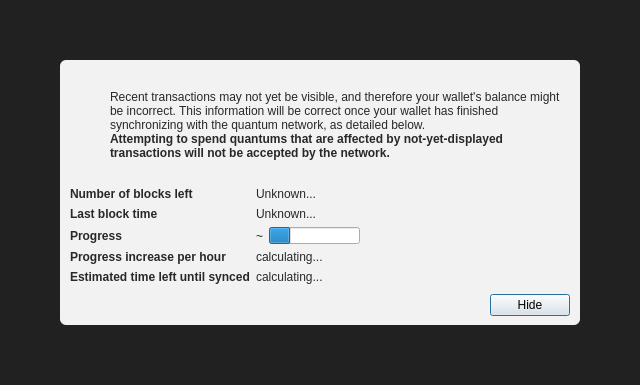
<?xml version="1.0" encoding="UTF-8"?>
<ui version="4.0">
 <class>ModalOverlay</class>
 <widget class="QWidget" name="ModalOverlay">
  <property name="geometry">
   <rect>
    <x>0</x>
    <y>0</y>
    <width>640</width>
    <height>385</height>
   </rect>
  </property>
  <property name="windowTitle">
   <string>Form</string>
  </property>
  <layout class="QVBoxLayout" name="verticalLayout" stretch="0">
   <property name="sizeConstraint">
    <enum>QLayout::SetDefaultConstraint</enum>
   </property>
   <property name="leftMargin">
    <number>0</number>
   </property>
   <property name="topMargin">
    <number>0</number>
   </property>
   <property name="rightMargin">
    <number>0</number>
   </property>
   <property name="bottomMargin">
    <number>0</number>
   </property>
   <item>
    <widget class="QWidget" name="bgWidget" native="true">
     <property name="styleSheet">
      <string notr="true">#bgWidget { background: rgba(0,0,0,220); }</string>
     </property>
     <layout class="QVBoxLayout" name="verticalLayoutMain" stretch="1">
      <property name="leftMargin">
       <number>60</number>
      </property>
      <property name="topMargin">
       <number>60</number>
      </property>
      <property name="rightMargin">
       <number>60</number>
      </property>
      <property name="bottomMargin">
       <number>60</number>
      </property>
      <item>
       <widget class="QWidget" name="contentWidget" native="true">
        <property name="styleSheet">
         <string notr="true">#contentWidget { background: rgba(255,255,255,240); border-radius: 6px; }

QLabel { color: rgb(40,40,40);  }</string>
        </property>
        <layout class="QVBoxLayout" name="verticalLayoutSub" stretch="1,0,0,0">
         <property name="spacing">
          <number>0</number>
         </property>
         <property name="leftMargin">
          <number>10</number>
         </property>
         <property name="topMargin">
          <number>10</number>
         </property>
         <property name="rightMargin">
          <number>10</number>
         </property>
         <property name="bottomMargin">
          <number>10</number>
         </property>
         <item>
          <layout class="QHBoxLayout" name="horizontalLayoutIconText" stretch="0,1">
           <property name="topMargin">
            <number>20</number>
           </property>
           <item>
            <layout class="QVBoxLayout" name="verticalLayoutIcon">
             <property name="leftMargin">
              <number>0</number>
             </property>
             <item>
              <widget class="QPushButton" name="warningIcon">
               <property name="enabled">
                <bool>false</bool>
               </property>
               <property name="text">
                <string/>
               </property>
               <property name="icon">
                <iconset>
                 <normaloff>:/icons/warning</normaloff>
                 <disabledoff>:/icons/warning</disabledoff>:/icons/warning</iconset>
               </property>
               <property name="iconSize">
                <size>
                 <width>48</width>
                 <height>48</height>
                </size>
               </property>
               <property name="flat">
                <bool>true</bool>
               </property>
              </widget>
             </item>
             <item>
              <spacer name="verticalSpacerWarningIcon">
               <property name="orientation">
                <enum>Qt::Vertical</enum>
               </property>
               <property name="sizeHint" stdset="0">
                <size>
                 <width>20</width>
                 <height>40</height>
                </size>
               </property>
              </spacer>
             </item>
            </layout>
           </item>
           <item>
            <layout class="QVBoxLayout" name="verticalLayoutInfoText">
             <property name="leftMargin">
              <number>0</number>
             </property>
             <property name="topMargin">
              <number>0</number>
             </property>
             <item>
              <widget class="QLabel" name="infoText">
               <property name="text">
                <string>Recent transactions may not yet be visible, and therefore your wallet's balance might be incorrect. This information will be correct once your wallet has finished synchronizing with the quantum network, as detailed below.</string>
               </property>
               <property name="textFormat">
                <enum>Qt::RichText</enum>
               </property>
               <property name="wordWrap">
                <bool>true</bool>
               </property>
              </widget>
             </item>
             <item>
              <widget class="QLabel" name="infoTextStrong">
               <property name="font">
                <font>
                 <weight>75</weight>
                 <bold>true</bold>
                </font>
               </property>
               <property name="text">
                <string>Attempting to spend quantums that are affected by not-yet-displayed transactions will not be accepted by the network.</string>
               </property>
               <property name="textFormat">
                <enum>Qt::RichText</enum>
               </property>
               <property name="wordWrap">
                <bool>true</bool>
               </property>
              </widget>
             </item>
             <item>
              <spacer name="verticalSpacerInTextSpace">
               <property name="orientation">
                <enum>Qt::Vertical</enum>
               </property>
               <property name="sizeHint" stdset="0">
                <size>
                 <width>20</width>
                 <height>40</height>
                </size>
               </property>
              </spacer>
             </item>
            </layout>
           </item>
          </layout>
         </item>
         <item>
          <spacer name="verticalSpacerAfterText">
           <property name="orientation">
            <enum>Qt::Vertical</enum>
           </property>
           <property name="sizeHint" stdset="0">
            <size>
             <width>20</width>
             <height>40</height>
            </size>
           </property>
          </spacer>
         </item>
         <item>
          <layout class="QFormLayout" name="formLayout">
           <property name="fieldGrowthPolicy">
            <enum>QFormLayout::FieldsStayAtSizeHint</enum>
           </property>
           <property name="horizontalSpacing">
            <number>6</number>
           </property>
           <property name="verticalSpacing">
            <number>6</number>
           </property>
           <property name="topMargin">
            <number>10</number>
           </property>
           <item row="0" column="0">
            <widget class="QLabel" name="labelNumberOfBlocksLeft">
             <property name="font">
              <font>
               <weight>75</weight>
               <bold>true</bold>
              </font>
             </property>
             <property name="text">
              <string>Number of blocks left</string>
             </property>
            </widget>
           </item>
           <item row="0" column="1">
            <widget class="QLabel" name="numberOfBlocksLeft">
             <property name="text">
              <string>Unknown...</string>
             </property>
            </widget>
           </item>
           <item row="1" column="0">
            <widget class="QLabel" name="labelLastBlockTime">
             <property name="font">
              <font>
               <weight>75</weight>
               <bold>true</bold>
              </font>
             </property>
             <property name="text">
              <string>Last block time</string>
             </property>
            </widget>
           </item>
           <item row="1" column="1">
            <widget class="QLabel" name="newestBlockDate">
             <property name="sizePolicy">
              <sizepolicy hsizetype="Maximum" vsizetype="Preferred">
               <horstretch>0</horstretch>
               <verstretch>0</verstretch>
              </sizepolicy>
             </property>
             <property name="text">
              <string>Unknown...</string>
             </property>
            </widget>
           </item>
           <item row="2" column="0">
            <widget class="QLabel" name="labelSyncDone">
             <property name="font">
              <font>
               <weight>75</weight>
               <bold>true</bold>
              </font>
             </property>
             <property name="text">
              <string>Progress</string>
             </property>
            </widget>
           </item>
           <item row="2" column="1">
            <layout class="QHBoxLayout" name="horizontalLayoutSync" stretch="0,1">
             <item>
              <widget class="QLabel" name="percentageProgress">
               <property name="text">
                <string notr="true">~</string>
               </property>
              </widget>
             </item>
             <item>
              <widget class="QProgressBar" name="progressBar">
               <property name="value">
                <number>24</number>
               </property>
               <property name="format">
                <string/>
               </property>
              </widget>
             </item>
            </layout>
           </item>
           <item row="4" column="0">
            <widget class="QLabel" name="labelProgressIncrease">
             <property name="font">
              <font>
               <weight>75</weight>
               <bold>true</bold>
              </font>
             </property>
             <property name="text">
              <string>Progress increase per hour</string>
             </property>
            </widget>
           </item>
           <item row="4" column="1">
            <widget class="QLabel" name="progressIncreasePerH">
             <property name="text">
              <string>calculating...</string>
             </property>
            </widget>
           </item>
           <item row="5" column="0">
            <widget class="QLabel" name="labelEstimatedTimeLeft">
             <property name="font">
              <font>
               <weight>75</weight>
               <bold>true</bold>
              </font>
             </property>
             <property name="text">
              <string>Estimated time left until synced</string>
             </property>
            </widget>
           </item>
           <item row="5" column="1">
            <widget class="QLabel" name="expectedTimeLeft">
             <property name="text">
              <string>calculating...</string>
             </property>
            </widget>
           </item>
          </layout>
         </item>
         <item>
          <layout class="QHBoxLayout" name="horizontalLayoutButtons">
           <property name="leftMargin">
            <number>10</number>
           </property>
           <property name="topMargin">
            <number>10</number>
           </property>
           <item>
            <spacer name="horizontalSpacer">
             <property name="orientation">
              <enum>Qt::Horizontal</enum>
             </property>
             <property name="sizeHint" stdset="0">
              <size>
               <width>40</width>
               <height>20</height>
              </size>
             </property>
            </spacer>
           </item>
           <item>
            <widget class="QPushButton" name="closeButton">
             <property name="text">
              <string>Hide</string>
             </property>
             <property name="shortcut">
              <string>Esc</string>
             </property>
             <property name="focusPolicy">
              <enum>Qt::StrongFocus</enum>
             </property>
             <property name="default">
              <bool>true</bool>
             </property>
            </widget>
           </item>
          </layout>
         </item>
        </layout>
       </widget>
      </item>
     </layout>
    </widget>
   </item>
  </layout>
 </widget>
 <resources/>
 <connections/>
</ui>
